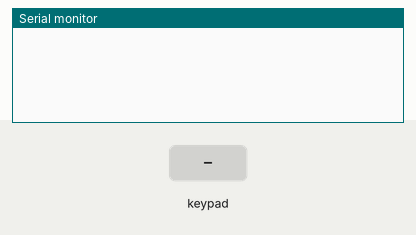
Recording of a sketch running on a simulated ESP32. On the bench: the last lines printed to the serial monitor. Inputs (shaded band) come from the test bench.

Above: at 1.2 s.
1.3 s: key '1' pressed
At 1.8 s:
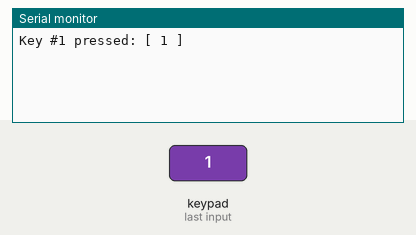
2.8 s: keypad keys 1 3 1 2 1 4 2 7 # pressed 0.4 s apart
At 6.4 s:
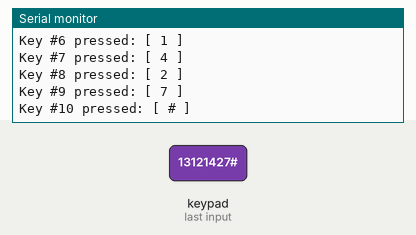
7.9 s: key 'A' pressed
At 9.1 s:
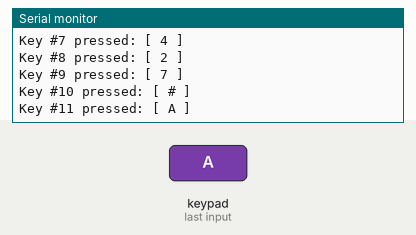
9.4 s: keypad keys 1 3 1 2 1 4 2 7 * pressed 0.4 s apart
At 13.0 s:
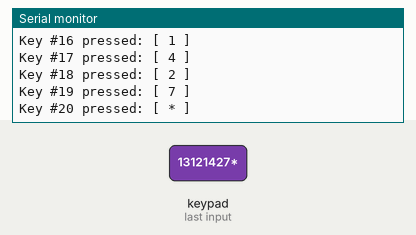
14.5 s: key 'B' pressed
At 15.3 s:
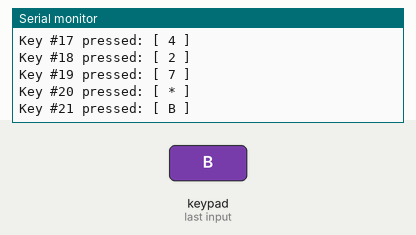
16.0 s: keypad keys 1 3 1 2 1 4 2 7 D pressed 0.4 s apart
At 20.3 s:
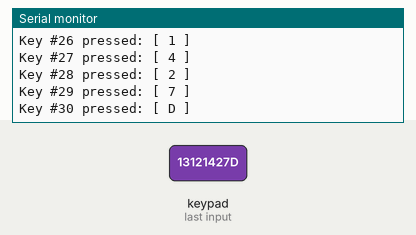
Timing chart, 0 to 21.8 s (numbered marks = the images above; inputs shaded):
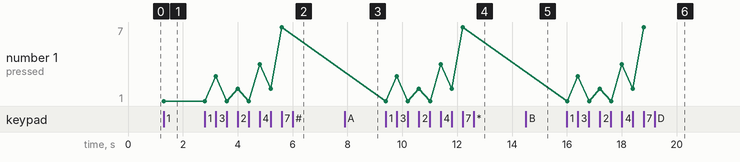

Measured:
- after the input at 1.3 s, the serial monitor: prints a new line at once (image 1)
- after the input at 2.8 s, the serial monitor: prints a new line at once (image 2)
- after the input at 7.9 s, the serial monitor: prints a new line at once (image 3)
- after the input at 9.4 s, the serial monitor: prints a new line at once (image 4)
- after the input at 14.5 s, the serial monitor: prints a new line at once (image 5)
- after the input at 16.0 s, the serial monitor: prints a new line at once (image 6)
- plotted number 1: 1 → 7 after the input at 2.8 s

The sketch:

keypad_test.ino
```cpp
/*
 ============================================================
  KEYPAD TEST SKETCH — Anti-Theft Locker System
  Tests the 4x4 membrane keypad via Serial Monitor.
  ─────────────────────────────────────────────
  Pins (same as main code):
    ROW pins : 13, 12, 14, 27
    COL pins : 26, 25, 33, 32
  Upload, open Serial Monitor at 115200 baud, press keys.
 ============================================================
*/

#include <Keypad.h>

// ── Keypad layout ─────────────────────────────────────────
const byte ROWS = 4;
const byte COLS = 4;

char keys[ROWS][COLS] = {{'1', '2', '3', 'A'},
                         {'4', '5', '6', 'B'},
                         {'7', '8', '9', 'C'},
                         {'*', '0', '#', 'D'}};

// ── Pin mapping (matches your main code) ──────────────────
byte rowPins[ROWS] = {13, 12, 14, 27};
byte colPins[COLS] = {26, 25, 33, 32};

Keypad keypad = Keypad(makeKeymap(keys), rowPins, colPins, ROWS, COLS);

// ── Press counter for quick validation ────────────────────
int pressCount = 0;

void setup() { Serial.begin(115200); }

void loop() {
  char key = keypad.getKey();

  if (key) {
    pressCount++;
    Serial.print("Key #");
    Serial.print(pressCount);
    Serial.print(" pressed: [ ");
    Serial.print(key);
    Serial.println(" ]");
  }
}
```
